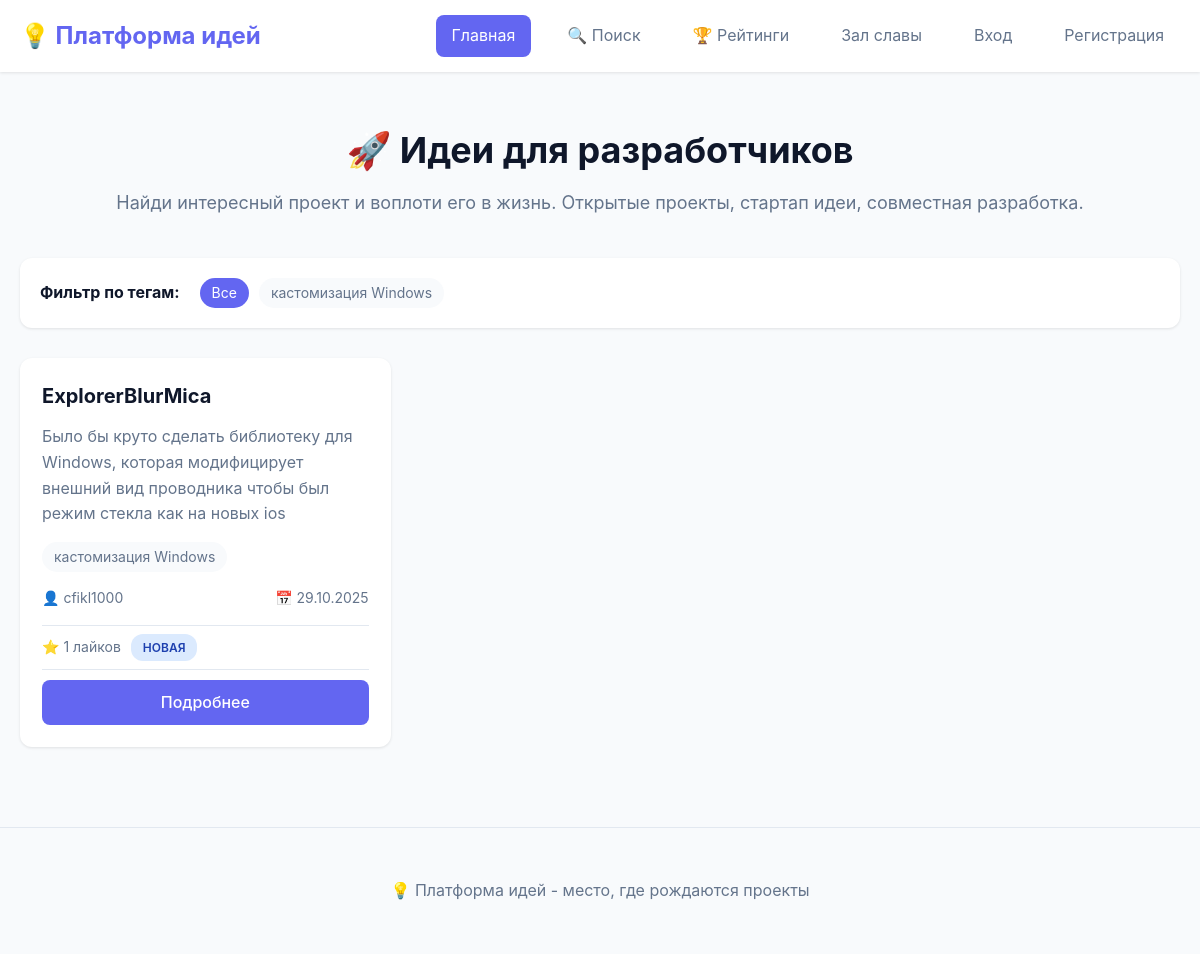
Screenshot of /open-source-ideas/index.php with the database file from the repository.
### tables this page shows
CREATE TABLE `ideas` (
  `id` int NOT NULL,
  `user_id` int NOT NULL,
  `title` varchar(255) NOT NULL,
  `description` text NOT NULL,
  `tags` varchar(255) DEFAULT NULL,
  `image` varchar(255) DEFAULT NULL,
  `created_at` timestamp NULL DEFAULT CURRENT_TIMESTAMP,
  `status` enum('new','in_progress','completed','abandoned') DEFAULT 'new',
  `views` int DEFAULT '0'
);

CREATE TABLE `users` (
  `id` int NOT NULL,
  `username` varchar(50) NOT NULL,
  `password` varchar(255) NOT NULL,
  `is_admin` tinyint(1) DEFAULT '0',
  `created_at` timestamp NULL DEFAULT CURRENT_TIMESTAMP,
  `avatar` varchar(255) DEFAULT NULL,
  `bio` text,
  `website` varchar(255) DEFAULT NULL,
  `github` varchar(255) DEFAULT NULL,
  `twitter` varchar(255) DEFAULT NULL
);

### open-source-ideas/config.php (called while the page is built, shortened)
<?php
function h($str) {
    return htmlspecialchars($str, ENT_QUOTES, 'UTF-8');
}

### open-source-ideas/functions.php (called while the page is built, shortened)
<?php
require_once 'config.php';
function getLikesCount($ideaId) {
    $db = getDB();
    $stmt = $db->prepare("SELECT COUNT(*) as count FROM idea_likes WHERE idea_id = ?");
    $stmt->execute([$ideaId]);
    $result = $stmt->fetch();
    return $result['count'];
}
function getStatusName($status) {
    $statuses = [
        'new' => 'Новая',
        'in_progress' => 'В разработке',
        'completed' => 'Завершена',
        'abandoned' => 'Заброшена'
    ];
    return $statuses[$status] ?? 'Новая';
}

### open-source-ideas/index.php (the view, shortened to what this page needs)
<?php
require_once 'config.php';
$tagFilter = $_GET['tag'] ?? '';
$db = getDB();
if ($tagFilter) {
    $stmt = $db->prepare("
        SELECT i.*, u.username
        FROM ideas i
        JOIN users u ON i.user_id = u.id
        WHERE i.tags LIKE ?
        ORDER BY i.created_at DESC
    ");
    $stmt->execute(['%' . $tagFilter . '%']);
} else {
    $stmt = $db->query("
        SELECT i.*, u.username
        FROM ideas i
        JOIN users u ON i.user_id = u.id
        ORDER BY i.created_at DESC
    ");
}
$ideas = $stmt->fetchAll();
$tagsStmt = $db->query("SELECT DISTINCT tags FROM ideas WHERE tags IS NOT NULL AND tags != ''");
$allTags = [];
foreach ($tagsStmt->fetchAll() as $row) {
    if (!empty($row['tags'])) {
        $tags = array_map('trim', explode(',', $row['tags']));
        $allTags = array_merge($allTags, $tags);
    }
}
$allTags = array_unique(array_filter($allTags));
sort($allTags);
?>
<!DOCTYPE html>
<html lang="ru">
<head>
    <?php include 'includes_head.php'; ?>
</head>
<body>
    <?php include 'navbar.php'; ?>
    <div class="container">
        <header class="page-header">
            <h1>🚀 Идеи для разработчиков</h1>
            <p class="subtitle">Найди интересный проект и воплоти его в жизнь. Открытые проекты, стартап идеи, совместная разработка.</p>
        </header>
        <?php if (!empty($allTags)): ?>
        <div class="tags-filter">
            <strong>Фильтр по тегам:</strong>
            <a href="index.php" class="tag <?= empty($tagFilter) ? 'active' : '' ?>">Все</a>
            <?php foreach ($allTags as $tag): ?>
                <a href="?tag=<?= urlencode($tag) ?>"
                   class="tag <?= $tagFilter === $tag ? 'active' : '' ?>">
                    <?= h($tag) ?>
                </a>
            <?php endforeach; ?>
        </div>
        <?php endif; ?>
        <?php if (empty($ideas)): ?>
            <div class="empty-state">
                <h2>😔 Пока нет идей</h2>
                <p>Будьте первым, кто добавит интересную идею!</p>
                <?php if (isLoggedIn()): ?>
                    <a href="add_idea.php" class="btn btn-primary">Добавить идею</a>
                <?php else: ?>
                    <a href="register.php" class="btn btn-primary">Зарегистрироваться</a>
                <?php endif; ?>
            </div>
        <?php else: ?>
            <div class="ideas-grid">
                <?php foreach ($ideas as $idea): ?>
                    <div class="idea-card">
                        <div class="idea-content">
                            <h3><?= h($idea['title']) ?></h3>
                            <p class="idea-description">
                                <?= h(mb_substr($idea['description'], 0, 150)) ?>
                            </p>
                            <?php if ($idea['tags']): ?>
                                <div class="idea-tags">
                                    <?php foreach (explode(',', $idea['tags']) as $tag): ?>
                                        <span class="tag"><?= h(trim($tag)) ?></span>
                                    <?php endforeach; ?>
                                </div>
                            <?php endif; ?>
                            <div class="idea-footer">
                                <span class="idea-author">👤 <?= h($idea['username']) ?></span>
                                <span class="idea-date">📅 <?= date('d.m.Y', strtotime($idea['created_at'])) ?></span>
                            </div>
                            <?php
                            if (!function_exists('getLikesCount')) {
                                require_once 'functions.php';
                            }
                            $likesCount = getLikesCount($idea['id']);
                            $status = $idea['status'] ?? 'new';
                            ?>
                            <div class="idea-stats" style="margin: 10px 0; padding: 8px 0; font-size: 14px; display: flex; gap: 10px; align-items: center; flex-wrap: wrap;">
                                <span class="stat-badge">⭐ <?= $likesCount ?> лайков</span>
                                <?php if ($status): ?>
                                    <span class="status-badge status-<?= $status ?>">
                                        <?= getStatusName($status) ?>
                                    </span>
                                <?php endif; ?>
                            </div>
                            <a href="idea.php?id=<?= $idea['id'] ?>" class="btn btn-primary btn-block">
                                Подробнее
                            </a>
                        </div>
                    </div>
                <?php endforeach; ?>
            </div>
        <?php endif; ?>
    </div>
    <footer class="footer">
        <div class="container">
            <p>💡 Платформа идей - место, где рождаются проекты</p>
        </div>
    </footer>
</body>
</html>

### open-source-ideas/style.css (style rules this page uses)
* { margin: 0; padding: 0; box-sizing: border-box; }
:root { --primary-color: #6366f1; --primary-hover: #4f46e5; --secondary-color: #64748b; --success-color: #22c55e; --danger-color: #ef4444; --background: #f8fafc; --surface: #ffffff; --text-primary: #0f172a; --text-secondary: #64748b; --border-color: #e2e8f0; --shadow: 0 1px 3px rgba(0, 0, 0, 0.1); --shadow-lg: 0 10px 40px rgba(0, 0, 0, 0.1); }
body { font-family: -apple-system, BlinkMacSystemFont, 'Segoe UI', Roboto, 'Helvetica Neue', Arial, sans-serif; background: var(--background); color: var(--text-primary); line-height: 1.6; animation: fadeIn 0.3s ease-out; }
.container { max-width: 1400px; margin: 0 auto; padding: 20px; }
.page-header { text-align: center; margin-bottom: 40px; }
.page-header h1 { font-size: 36px; margin-bottom: 10px; }
.subtitle { color: var(--text-secondary); font-size: 18px; }
.ideas-grid { display: grid; grid-template-columns: repeat(auto-fill, minmax(320px, 1fr)); gap: 24px; margin-top: 30px; }
.idea-card { background: var(--surface); border-radius: 12px; overflow: hidden; box-shadow: var(--shadow); transition: all 0.4s cubic-bezier(0.4, 0, 0.2, 1); position: relative; border: 2px solid transparent; }
.idea-card::before { content: ''; position: absolute; top: 0; left: 0; right: 0; bottom: 0; border-radius: 12px; padding: 2px; background: linear-gradient(135deg, var(--primary-color), #8b5cf6, #ec4899); -webkit-mask: linear-gradient(#fff 0 0) content-box, linear-gradient(#fff 0 0); -webkit-mask-composite: xor; mask: linear-gradient(#fff 0 0) content-box, linear-gradient(#fff 0 0); mask-composite: exclude; opacity: 0; transition: opacity 0.4s; z-index: -1; }
.idea-content { padding: 20px; }
.idea-content h3 { margin-bottom: 12px; font-size: 20px; color: var(--text-primary); }
.idea-description { color: var(--text-secondary); margin-bottom: 15px; line-height: 1.6; }
.idea-tags { display: flex; flex-wrap: wrap; gap: 8px; margin-bottom: 15px; }
.tag { background: var(--background); color: var(--text-secondary); padding: 4px 12px; border-radius: 16px; font-size: 14px; text-decoration: none; transition: all 0.2s; }
.tag:hover, .tag.active { background: var(--primary-color); color: white; }
.idea-footer { display: flex; justify-content: space-between; color: var(--text-secondary); font-size: 14px; margin-bottom: 15px; }
.tags-filter { background: var(--surface); padding: 20px; border-radius: 12px; margin-bottom: 30px; display: flex; flex-wrap: wrap; gap: 10px; align-items: center; box-shadow: var(--shadow); }
.tags-filter strong { margin-right: 10px; }
.btn { display: inline-block; padding: 10px 24px; border-radius: 8px; text-decoration: none; font-weight: 500; transition: all 0.3s; border: none; cursor: pointer; font-size: 16px; }
.btn-primary { background: var(--primary-color); color: white; }
.btn-block { display: block; width: 100%; text-align: center; }
.footer { margin-top: 60px; padding: 30px 0; text-align: center; color: var(--text-secondary); border-top: 1px solid var(--border-color); }
.idea-stats { display: flex; gap: 20px; padding: 15px 0; border-top: 1px solid var(--border-color); border-bottom: 1px solid var(--border-color); margin: 20px 0; flex-wrap: wrap; }
.stat-badge { display: flex; align-items: center; gap: 6px; color: var(--text-secondary); font-size: 14px; }
.status-badge { display: inline-block; padding: 4px 12px; border-radius: 12px; font-size: 12px; font-weight: 600; text-transform: uppercase; }
.status-new { background: #dbeafe; color: #1e40af; }

### rows the page displays
ideas: title "ExplorerBlurMica", description "Было бы круто сделать библиотеку для Windows, которая модифицирует внешний вид проводника чтобы был режим стекла как на новых ios", tags "кастомизация Windows", user.username "cfikl1000", created_at "29.10.2025", likesCount "1", status "НОВАЯ"

### other values shown
$tag "кастомизация Windows"
